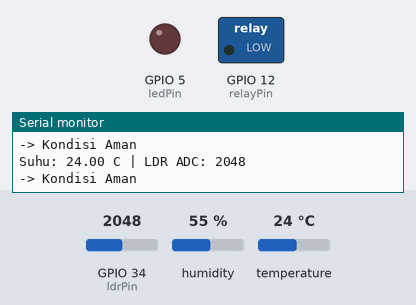
This sketch was run on a simulated ESP32. Parts: switched loads named in the sketch (green lamp = pin HIGH), output pins drawn as LEDs (lit = HIGH), the last lines printed to the serial monitor. The test bench sets the inputs (shaded band); at power-on: temperature 24 °C, GPIO 34 (ldrPin) = 2048, humidity 55 %.

Above: at 2.8 s.
2.9 s: temperature set to 33.6 °C
5.6 s: temperature set to 34.4 °C
At 6.8 s:
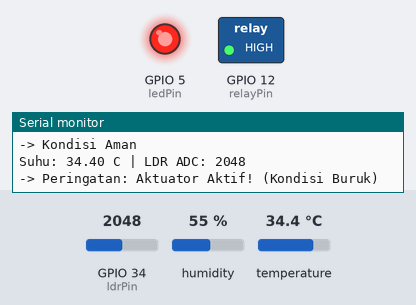
8.3 s: temperature set to 12 °C
At 11.2 s:
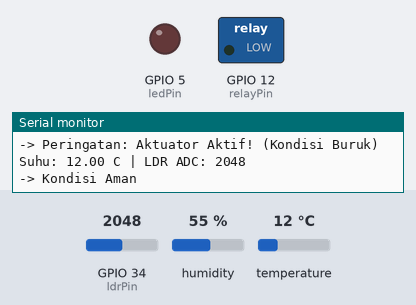
11.5 s: temperature set to 41 °C
At 13.2 s:
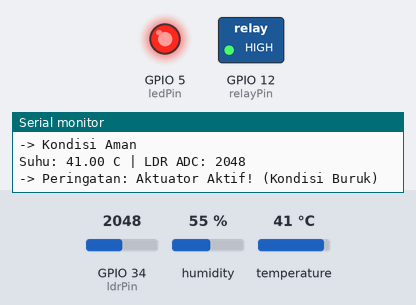
Timing chart, 0 to 14.7 s (numbered marks = the images above; inputs shaded):
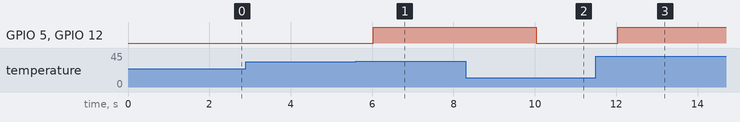

Measured:
- the behaviour switches between 34 and 34.1 °C on temperature (found by bisection; images 0 and 1)
- after the input at 5.6 s, GPIO 5 (ledPin), GPIO 12 (relayPin): LOW → HIGH after 0.42 s
- after the input at 8.3 s, GPIO 5 (ledPin), GPIO 12 (relayPin): HIGH → LOW after 1.7 s
- after the input at 11.5 s, GPIO 5 (ledPin), GPIO 12 (relayPin): LOW → HIGH after 0.54 s

The sketch:

sketch.ino
```cpp
#include "DHT.h"

const byte ldrPin = 34;
const byte dhtPin = 14;       // Pindahkan ke pin 14 (standar DHT di Wokwi)
const byte relayPin = 12;
const byte ledPin = 5;

#define DHTTYPE DHT22
DHT dht(dhtPin, DHTTYPE);

void setup() {
  Serial.begin(115200);
  dht.begin();

  pinMode(relayPin, OUTPUT);
  pinMode(ledPin, OUTPUT);

  // Pastikan aktuator mati saat awal
  digitalWrite(relayPin, LOW);
  digitalWrite(ledPin, LOW);

  Serial.println("Sistem Smart Warehouse Siap...");
}

void loop() {
  int ldrValue = analogRead(ldrPin);
  float suhu = dht.readTemperature();

  if (isnan(suhu)) {
    Serial.println("Peringatan: Sensor DHT belum siap / Error!");
    delay(2000);
    return;
  }

  // Cetak pembacaan sensor
  Serial.print("Suhu: ");
  Serial.print(suhu);
  Serial.print(" C | LDR ADC: ");
  Serial.println(ldrValue);

  // Logika Rule Engine (OR Operator sesuai modul)
  if (suhu > 34.0 || ldrValue < 300) {
    digitalWrite(relayPin, HIGH); // Nyalakan Relay
    digitalWrite(ledPin, HIGH);   // Nyalakan LED
    Serial.println("-> Peringatan: Aktuator Aktif! (Kondisi Buruk)");
  } else {
    digitalWrite(relayPin, LOW);  // Matikan Relay
    digitalWrite(ledPin, LOW);    // Matikan LED
    Serial.println("-> Kondisi Aman");
  }

  delay(2000);
}
```
